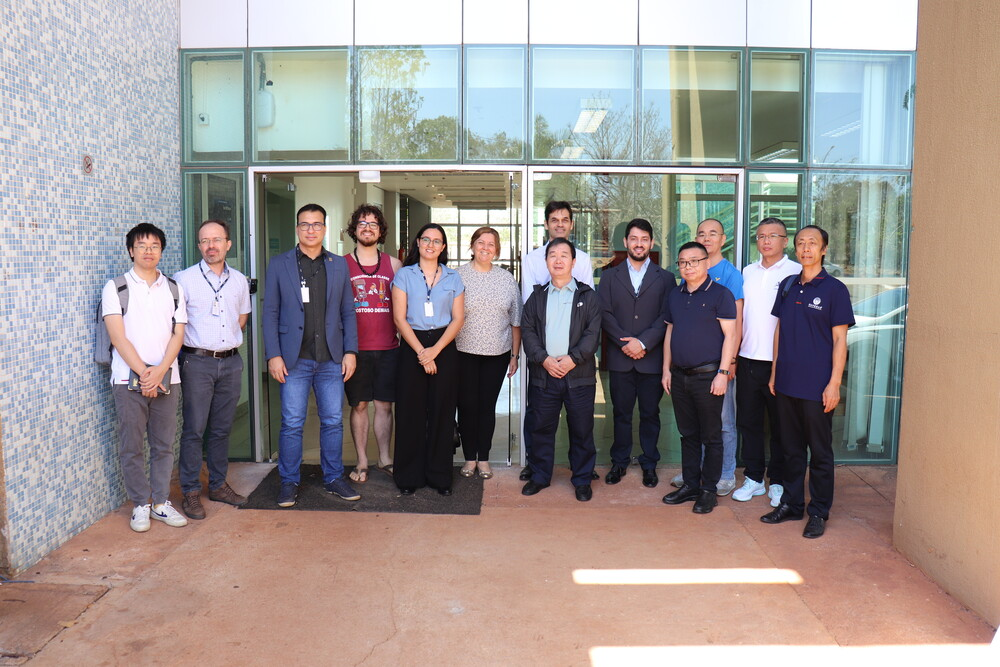
#> input picture deteccao-de-faces/img/foto-inf3-redim.jpeg, 1000 x 667 px, found by its file name
$ python 02deteccao-de-faces.py
#> lines starting #> are read from the running program, lines starting #| are printed output that depends on the picture; after the words box and inside, x2 and y2 are one past the last pixel; in counts of white or black regions, pixels touching at a corner belong together
import cv2

# carrega a imagme a parti do caminho e armazena na variavel 'img'
img = cv2.imread(r'C:\Users\70555119173\Documents\GitHub\visao-computacional\deteccao-de-faces\img\foto-inf3-redim.jpeg')
#> img is the input picture: shape (667, 1000, 3); mean B, G, R 146.3, 148.4, 158.1

# verificar as dimensoes da imagem carregada e imprime no terminal
print(img.shape)
#| (667, 1000, 3)

# verifica se a imagem foi carregada corretamente
if img is not None:
    print('Imagem carregada com sucesso.')
    #cv2.imshow('Imagem', img)   # mostra a imagem original em um janela
    #cv2.waitKey(0)              # aguarda qualquer tecla ser pressionada pra continuar
    #cv2.destroyAllWindows()     # fecha todas as janelas aberta do opencv
else:
    print('Erro ao carregar a imagem.') # exibe mensagem de erro se a imagem não for carregada.

img2 = cv2.resize(img, (1000, 667))  # redimensiona a imagem para 800x600 px e armazena a nova img na variavel img2.
print(img2.shape)                   # verifica as dimensoes e mostra no terminal
#| (667, 1000, 3)

img2_cinza = cv2.cvtColor(img2, cv2.COLOR_BGR2GRAY) #converte a imagem dimensionada para escala de cinzas
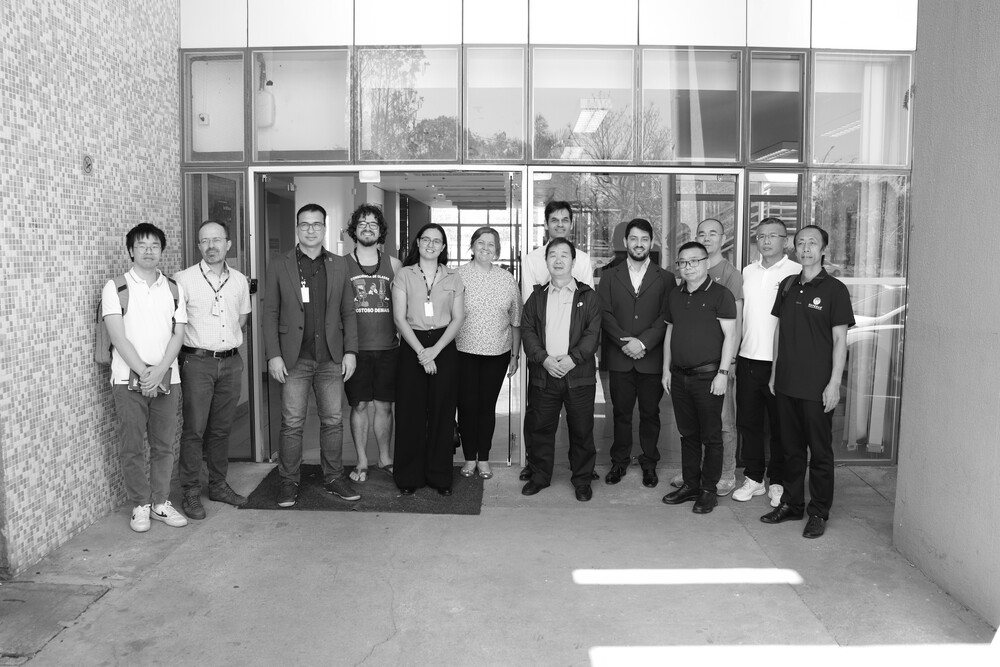
#> img2_cinza: shape (667, 1000); min 0, max 255, mean 151.1

# verifica se a conversão para escala de cinzas foi realizada com sucesso.
if img2_cinza is not None:
    cv2.imshow('Imagem', img2_cinza)    # mostra a imagem oem escala de cinzas em um janela
    cv2.waitKey(0)                      # aguarda qualquer tecla ser pressionada pra continuar
    cv2.destroyAllWindows()             # fecha todas as janelas aberta do opencv
else:
    print('Erro ao carregar imagem em escala de cinza.')    # exibe mensagem de erro se a imagem não for carregada.

print(img2_cinza.shape) # verificar as dimensoes da imagem carregada e imprime no terminal
#| (667, 1000)

# carrega o classificador em cascata para detecção de faces
detector_facial = cv2.CascadeClassifier(r'C:\Users\70555119173\Documents\GitHub\visao-computacional\deteccao-de-faces\cascades\haarcascade_frontalface_default.xml')

deteccoes = detector_facial.detectMultiScale(img2_cinza, scaleFactor=1.1)
#> deteccoes = 13 rows, first 6: [545, 209, 30, 30], [292, 211, 37, 37], [694, 223, 28, 28], [625, 228, 29, 29], [754, 226, 28, 28], [417, 229, 30, 30]
# detecta faces na imagem em escala de cinzas. `scaleFactor=1.08` ajusta como o detector faz a busca.
print(deteccoes)        # mostra as coordenadas das deteccções
#| [[545 209  30  30]
#|  [292 211  37  37]
#|  [694 223  28  28]
#|  [625 228  29  29]
#|  [754 226  28  28]
#|  [417 229  30  30]
#|  [195 227  34  34]
#|  [472 233  26  26]
#|  [792 232  31  31]
#|  [131 234  34  34]
#|  [543 243  32  32]
#|  [352 212  30  30]
#> (further printed lines are left out)
print(len(deteccoes))   # mostra o número de faces detectadas
#| 13


# desenha retangulos ao redor das faces detectadas na imagem redimensionada
for x, y, w, h in deteccoes:
    cv2.rectangle(img2, (x,y), (x+w, y+h), (0,255,52), 3)
#> this loop made 13 passes
#> (x, y, w, h) on passes 1 to 12: (545, 209, 30, 30), (292, 211, 37, 37), (694, 223, 28, 28), (625, 228, 29, 29), (754, 226, 28, 28), (417, 229, 30, 30), (195, 227, 34, 34), (472, 233, 26, 26), (792, 232, 31, 31), (131, 234, 34, 34), (543, 243, 32, 32), (352, 212, 30, 30)
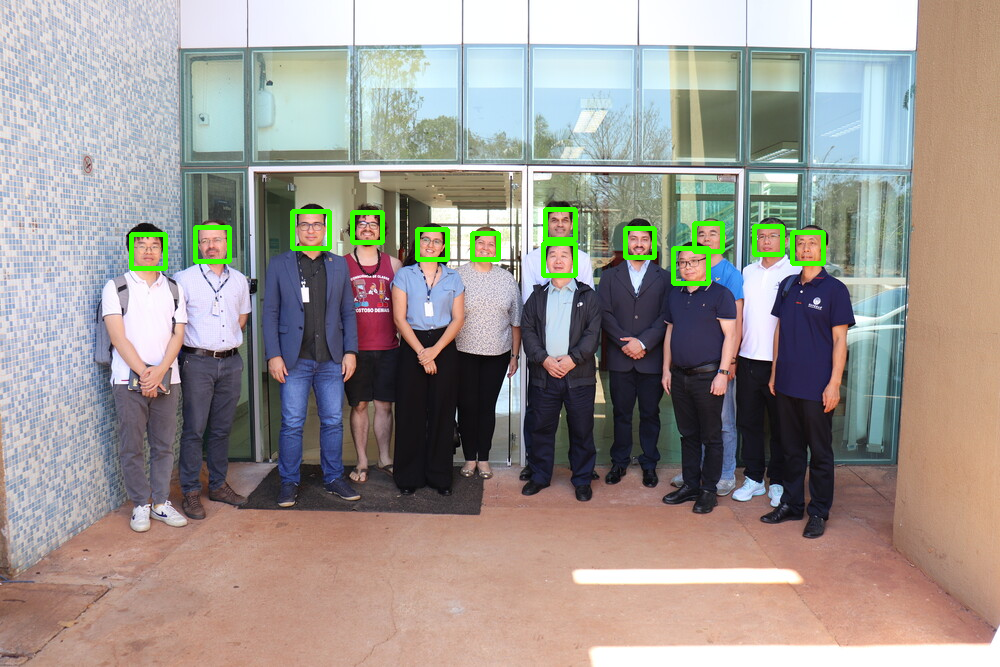
#> img2: shape (667, 1000, 3); 1.17% of pixels changed, all inside (x1, y1, x2, y2) = (129, 207, 826, 286)
    # desenha um retangulo com a cor (0,255,52) e expressura de 3 pixels


cv2.imshow('Imagem com detecção de faces', img2)    # exibe a imagem com retângulos ao redor dasfaces detectadas
cv2.waitKey(0)                                      # aguarda qualquer tecla ser pressionada pra continuar
cv2.destroyAllWindows()                             # fecha todas as janelas aberta do opencv

$ run again, with deteccao-de-faces/img/foto-inf1.jpeg copied over deteccao-de-faces/img/foto-inf3-redim.jpeg
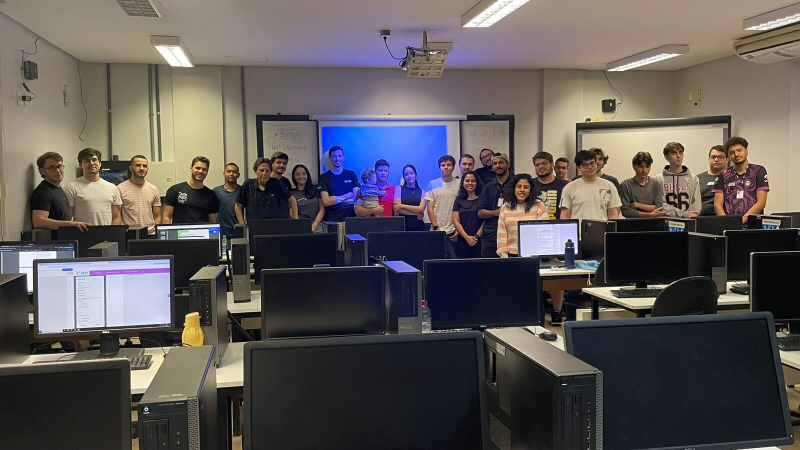
#> input picture deteccao-de-faces/img/foto-inf1.jpeg, 1600 x 900 px, found by its file name (shown at 1/2 size)
#> img is the input picture: shape (900, 1600, 3); mean B, G, R 86.2, 87.1, 92.1
#| (900, 1600, 3)
#| (667, 1000, 3)
#> `img2_cinza = cv2.cvtColor(img2, cv2.COLOR_BGR2GRAY)`:
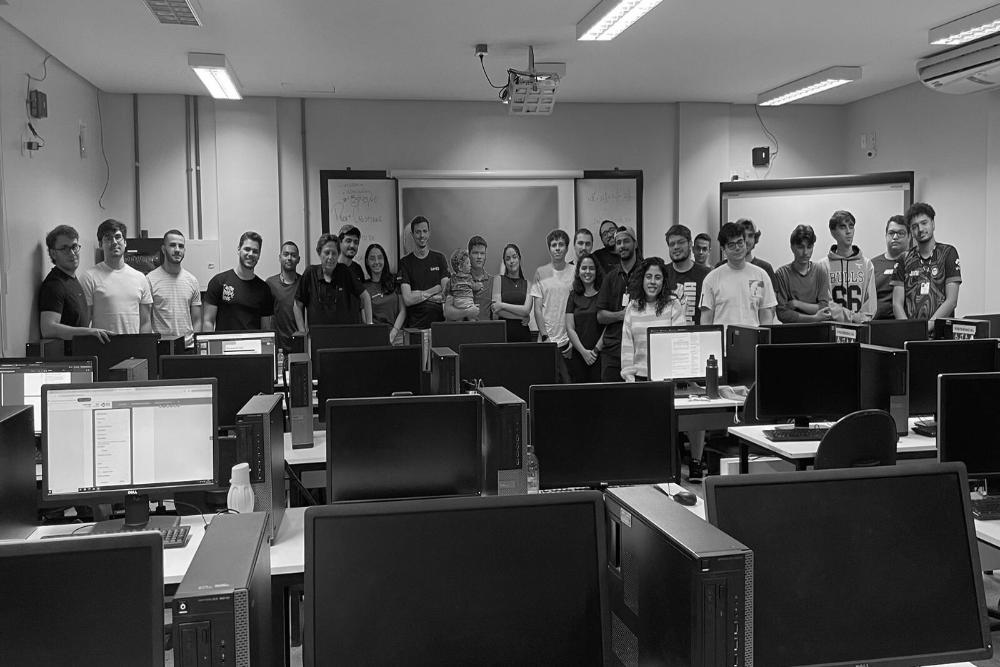
#> img2_cinza: shape (667, 1000); min 0, max 255, mean 88.4
#| (667, 1000)
#> deteccoes = 18 rows, first 6: [906, 214, 27, 27], [408, 221, 26, 26], [881, 221, 30, 30], [100, 227, 28, 28], [339, 232, 25, 25], [610, 231, 27, 27]
#> (printed output is left out)
#| 18
#> the loop `for x, y, w, h in deteccoes:` made 18 passes
#> after the loop `for x, y, w, h in deteccoes:`:
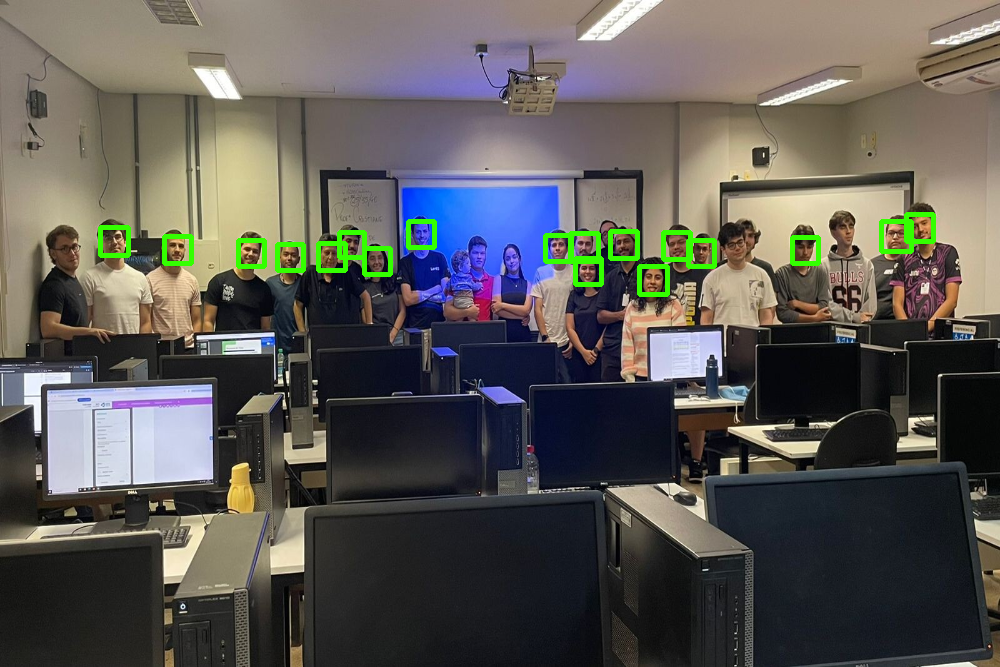
#> img2: shape (667, 1000, 3); mean B, G, R 84.9, 89.2, 91.4

$ run again, with deteccao-de-faces/img/foto-inf2.jpeg copied over deteccao-de-faces/img/foto-inf3-redim.jpeg
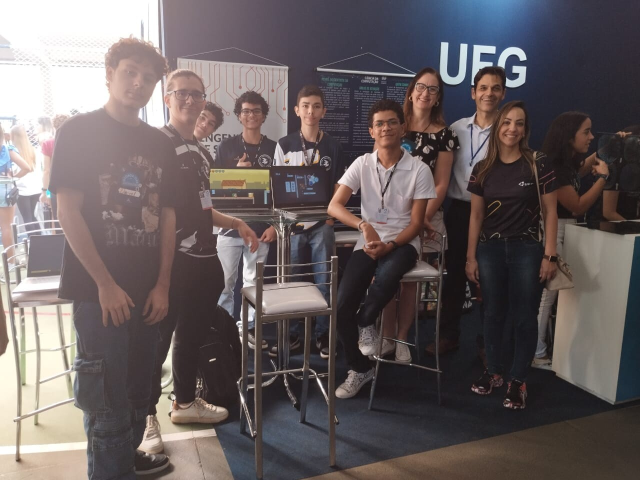
#> input picture deteccao-de-faces/img/foto-inf2.jpeg, 1280 x 960 px, found by its file name (shown at 1/2 size)
#> img is the input picture: shape (960, 1280, 3); mean B, G, R 96.7, 96.1, 105.5
#| (960, 1280, 3)
#| (667, 1000, 3)
#> `img2_cinza = cv2.cvtColor(img2, cv2.COLOR_BGR2GRAY)`:
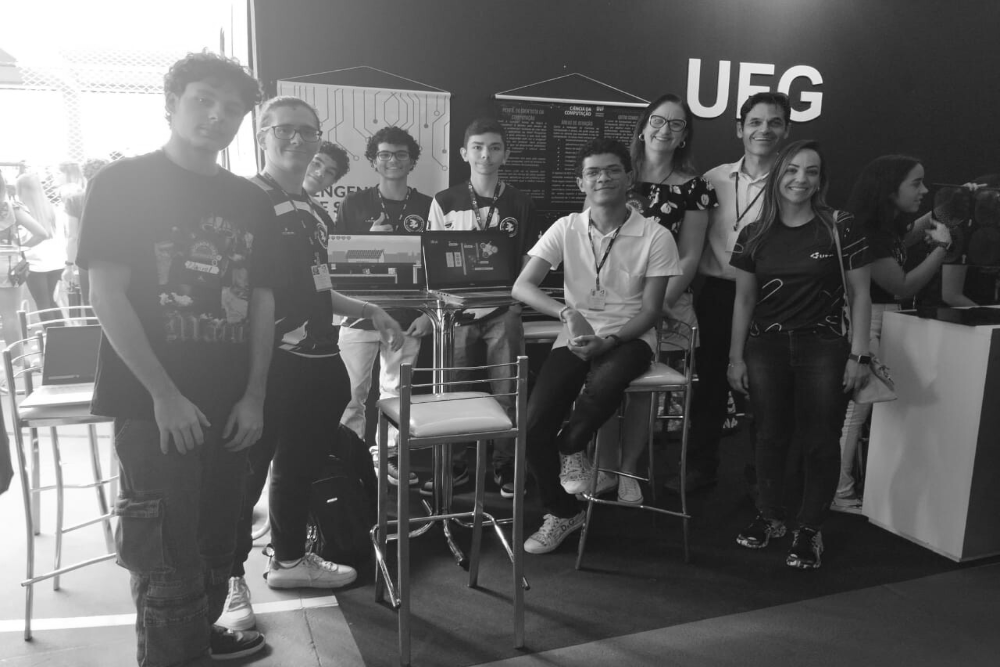
#> img2_cinza: shape (667, 1000); min 12, max 255, mean 98.9
#| (667, 1000)
#> deteccoes = [[96, 471, 28, 28], [460, 128, 52, 52], [642, 103, 50, 50], [738, 103, 52, 52], [371, 138, 45, 45], [579, 151, 51, 51], [774, 150, 54, 54], [266, 107, 58, 58], [899, 163, 52, 52]]
#| [[ 96 471  28  28]
#|  [460 128  52  52]
#|  [642 103  50  50]
#|  [738 103  52  52]
#|  [371 138  45  45]
#|  [579 151  51  51]
#> (further printed lines are left out)
#| 9
#> the loop `for x, y, w, h in deteccoes:` made 9 passes
#> after the loop `for x, y, w, h in deteccoes:`:
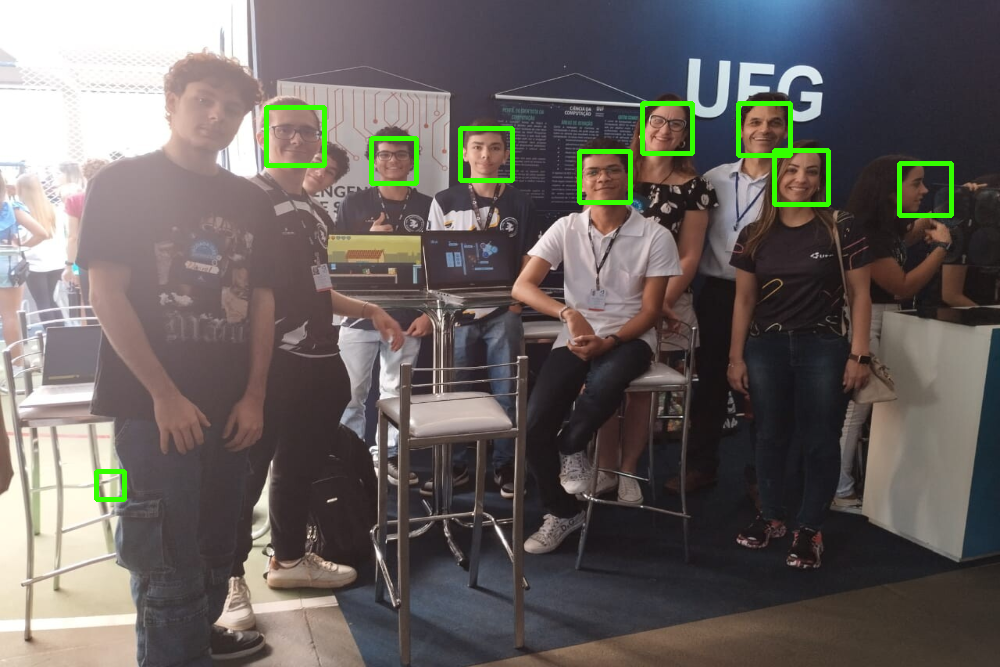
#> img2: shape (667, 1000, 3); mean B, G, R 95.5, 98.3, 104.7

$ run again, with deteccao-de-faces/img/foto-inf4.jpeg copied over deteccao-de-faces/img/foto-inf3-redim.jpeg
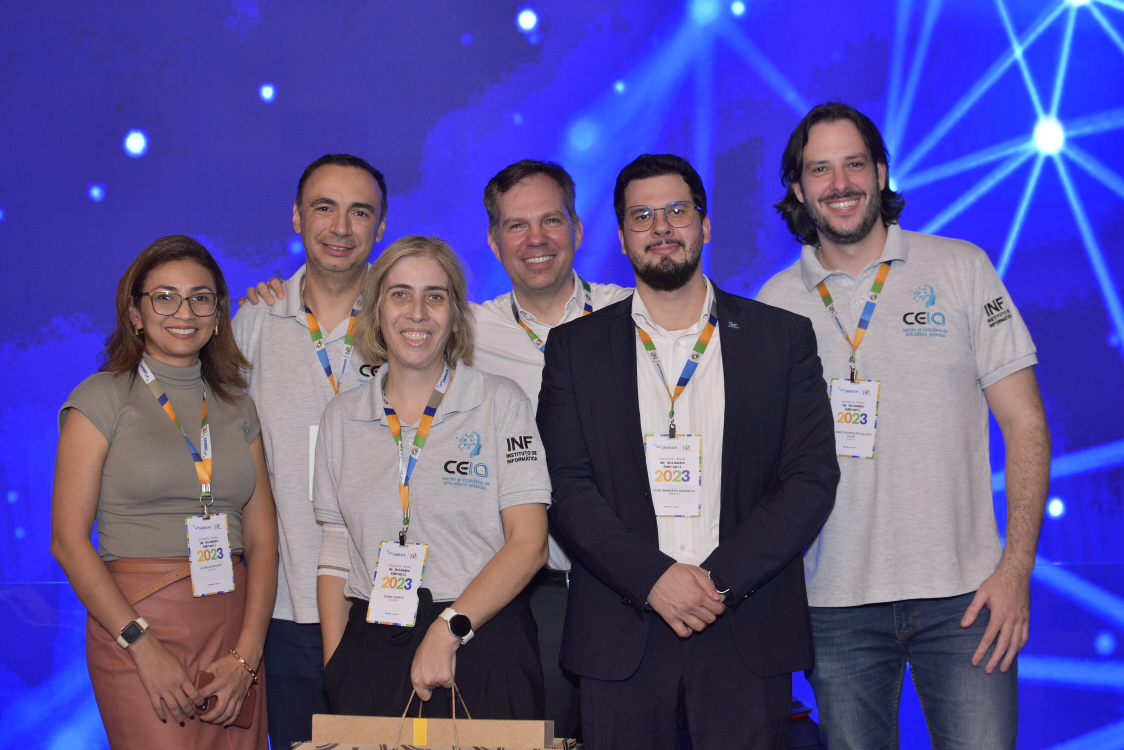
#> input picture deteccao-de-faces/img/foto-inf4.jpeg, 4496 x 3000 px, found by its file name (shown at 1/4 size)
#> img is the input picture: shape (3000, 4496, 3); mean B, G, R 149.6, 82.9, 91.7
#| (3000, 4496, 3)
#| (667, 1000, 3)
#> `img2_cinza = cv2.cvtColor(img2, cv2.COLOR_BGR2GRAY)`:
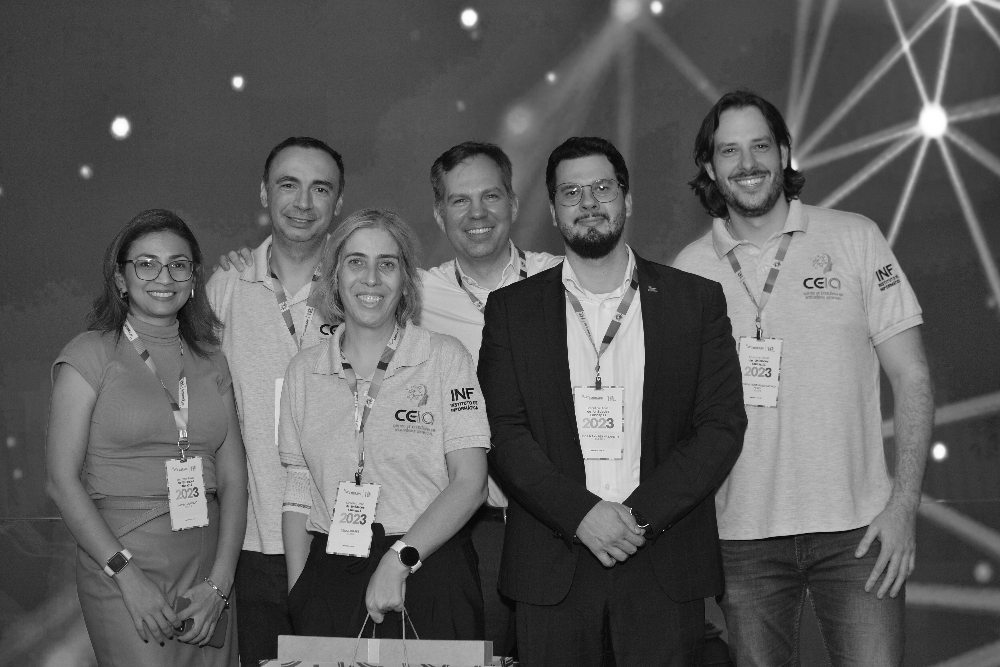
#> img2_cinza: shape (667, 1000); min 5, max 255, mean 93
#| (667, 1000)
#> deteccoes = 13 rows, first 6: [892, 393, 46, 46], [546, 159, 81, 81], [437, 168, 80, 80], [133, 297, 53, 53], [386, 347, 55, 55], [78, 579, 52, 52]
#| [[892 393  46  46]
#|  [546 159  81  81]
#|  [437 168  80  80]
#|  [133 297  53  53]
#|  [386 347  55  55]
#|  [ 78 579  52  52]
#> (further printed lines are left out)
#| 13
#> the loop `for x, y, w, h in deteccoes:` made 13 passes
#> after the loop `for x, y, w, h in deteccoes:`:
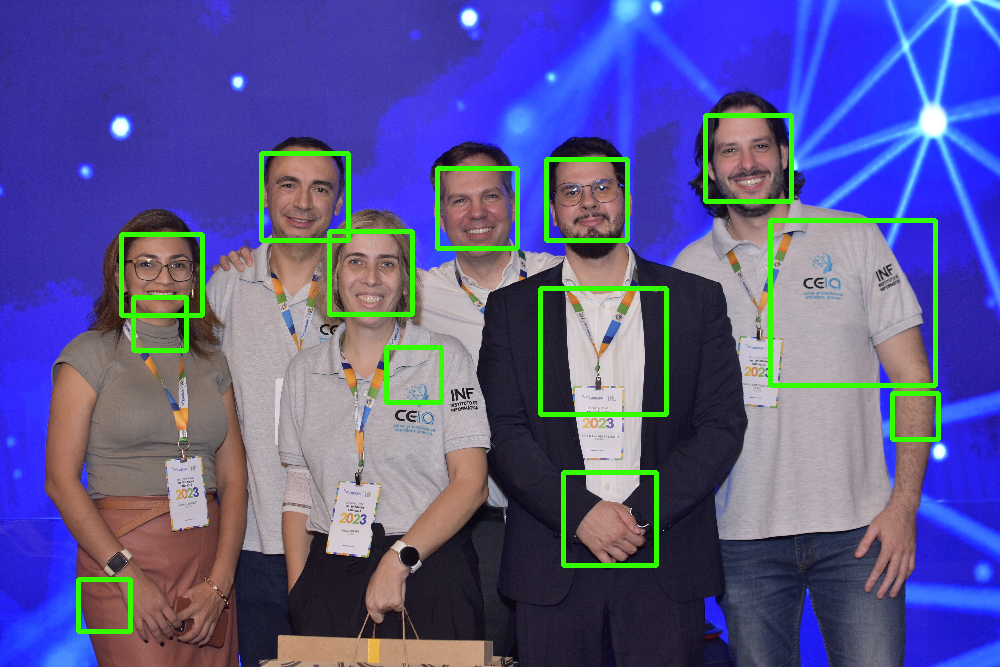
#> img2: shape (667, 1000, 3); mean B, G, R 145.6, 88.3, 90.1
